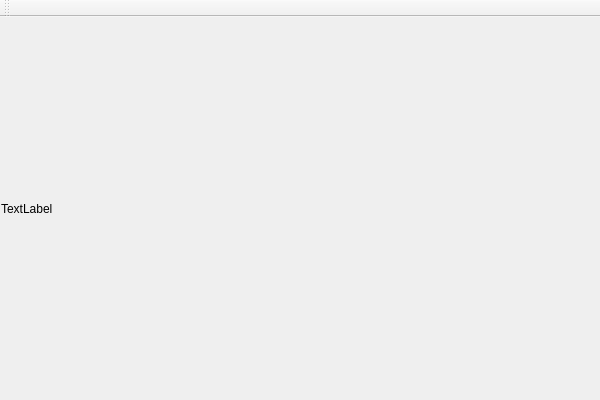
<?xml version="1.0" encoding="UTF-8"?>
<ui version="4.0">
 <class>PerformanceWatcherClass</class>
 <widget class="QMainWindow" name="PerformanceWatcherClass">
  <property name="geometry">
   <rect>
    <x>0</x>
    <y>0</y>
    <width>600</width>
    <height>400</height>
   </rect>
  </property>
  <property name="windowTitle">
   <string>PerformanceWatcher</string>
  </property>
  <widget class="QWidget" name="centralWidget">
   <layout class="QVBoxLayout" name="mainVerticalLayout">
    <property name="spacing">
     <number>1</number>
    </property>
    <property name="leftMargin">
     <number>1</number>
    </property>
    <property name="topMargin">
     <number>1</number>
    </property>
    <property name="rightMargin">
     <number>1</number>
    </property>
    <property name="bottomMargin">
     <number>1</number>
    </property>
    <item>
     <widget class="QLabel" name="MemoryStaus">
      <property name="text">
       <string>TextLabel</string>
      </property>
     </widget>
    </item>
   </layout>
  </widget>
  <widget class="QMenuBar" name="menuBar">
   <property name="geometry">
    <rect>
     <x>0</x>
     <y>0</y>
     <width>600</width>
     <height>18</height>
    </rect>
   </property>
  </widget>
  <widget class="QToolBar" name="mainToolBar">
   <attribute name="toolBarArea">
    <enum>TopToolBarArea</enum>
   </attribute>
   <attribute name="toolBarBreak">
    <bool>false</bool>
   </attribute>
  </widget>
 </widget>
 <layoutdefault spacing="6" margin="11"/>
 <resources/>
 <connections/>
</ui>
